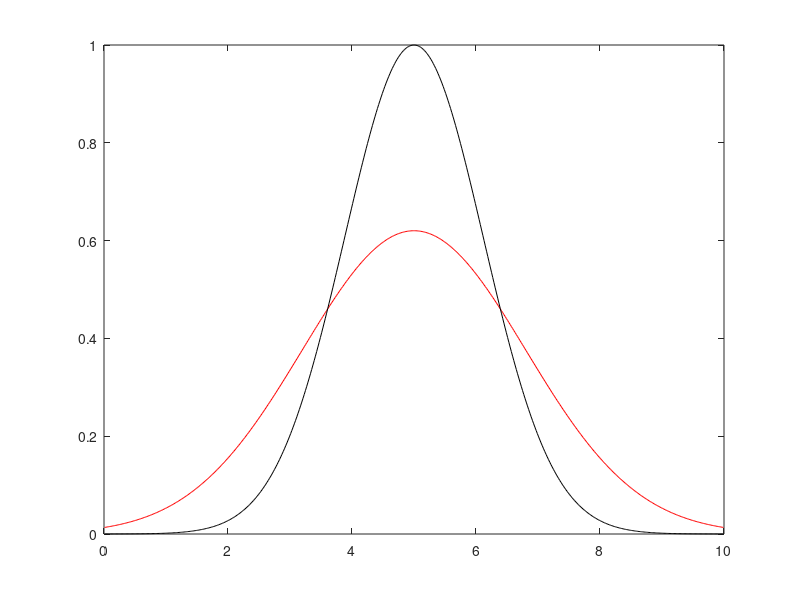

This chart was generated by the following MATLAB code:
% This is a matlab/octave script to solve 1D diffusion equation for its implicit solution by using 
% Pseudo-transient method. 
% It differs from Diff1D_implicit by adding the dampening of the dTdtau to 
% speed up the convergence! Only two line code is added but it become much faster! 7000 iteration Vs 700 iteration
% _2nd mean it is 2nd order convergence!

clear;clf

Lx  = 10;       %model length. used as the length scale
D   = 100;      %diffusion coefficient
nx  = 250*2;    %nx cell
dx  = Lx/nx;    %cell width
Imax= 100*nx;   %maximum iteration number
tsc = Lx*Lx/D;  %diffusion timescale
%Initiation 
t0 = Lx*Lx/D/160; %t0 for the analytical solution!
x  = linspace(0,Lx,nx+1);     % x coordinates for the grid/node 
xc = (x(1:end-1)+x(2:end))/2; % x coordinates at the center of the cell.
% staggered grid: velocity field is at x, while scalar field T is at xc. 
T  = zeros(1,nx);
a  = 0.5*Lx;
T0 = exp(-(xc-a).^2/4/D/t0); 
% Notice that boundary condition should depend on t in order to have the simple
%analytical solution. Here we choose t0 to make the boundary temperature close to 0.
%t00=s
Told = T0;
T    = T0;
Vx   = zeros(1,nx-1);  %Vx at the boundary is not included here! Otherwise it should be nx+1
f    = sin(xc); f(:)=0;% f=0 to compare with the analytical solution that has no heat source.
%Boundary condition
ttol = 1.6*t0 # As this script is slow. Lets compute a small ttol! 
Tana = sqrt(t0/(t0+ttol)).*exp(-(xc-a).^2/(4*D*(t0+ttol)));
T(1) = Tana(1);T(end)=Tana(end);
dTdtau1 = zeros(1,nx-2); % pseudo time derivative!
dTdtau2 = zeros(1,nx-2); % pseudo time derivative with dampening
cnt  = 100;
epsi = 1e-5; % accuracy for the convergence
dt   = 1e-3*tsc     %0.001*tsc
CFL  = 0.4;
ndim = 1;
dtau = CFL*dx*dx/2/D/ndim; % pseudo timestep!
dtau=1/(1.0/(dx*dx/D/2.1)+1.0/dt)
itertol = 0;
time    = 0; 

residdT  = 1e5;
it       = 0;
%damp     = 1-6*pi/nx;% 0.93 %0.991 %
damp     = 1-pi/nx*sqrt(2*CFL/D);% 0.93 %0.991 %
b=2*sqrt(1-CFL*pi*pi/nx/nx/2/D);
damp = 1-b;
dampening= 1;
while (time<ttol*0.99 &&it<10000)
%for it=1:100
       iter     = 0; 
       residdT  = 2*epsi;
%for iter=1:Imax
   while residdT>epsi && iter<Imax
          q        = -D*diff(T)/dx;    % dimension:nx-1
          dTdtau1   = -(T(2:nx-1)-Told(2:nx-1))/dt-diff(q)/dx; %dimension:nx-2. residual from Lesson2:Eq.2)
      if dampening == 0  %****dTdtau is used. simple and slow!
          T(2:nx-1) = T(2:nx-1) + dtau*dTdtau1;     %nx-2. Update T by pseudo time marching.  Lesson2:Eq.3)
      else               %****dTdtau2 contains the currect residual and the previous residual, which greatly speed up the convergence!
                         %The formulation can be derive with 2nd pseudo transient time derivative dT2dtau !
          dTdtau2    = dTdtau1 + damp*dTdtau2;  
          T(2:nx-1) = T(2:nx-1) + dtau*dTdtau2; % dTdtau is used 
      end
       residdT  = max(abs(dTdtau1)); %
       iter     = iter+1;
       if mod(iter,cnt)==0
          plot(xc,T,'r',xc,T0,'k');drawnow
         fprintf('Iteration %d, residdT=%7.3e\n',iter,residdT); 
       end   
    end
    it   = it+1;
    time = time+dt;  # update the physical time!
    Told = T;                # update the Told after one physical timestep.
    itertol = itertol+iter;
    fprintf('Step %d converged,residdT=%7.3e\n',it,residdT); 
end
%Tana=1/sqrt(4*(ttol+1/4)).*exp(-(xc-a).^2/(4*(ttol+1/4)));
% initial condition: T(x,t0)=exp(-x*x/(4*D*t0))  %Let:t0=0.1;
%analytical solution:T(x,t)=sqrt(t0/t)exp(-x*x/(4*D*t));
%Tana = sqrt(t0/(ttol)).*exp(-(xc-a).^2/(4*D*ttol));
Tana = sqrt(t0/(t0+time)).*exp(-(xc-a).^2/(4*D*(t0+time)));
figure();plot(xc,T,'b',xc,Tana,'r',xc,T0,'k')

fprintf('Total %d step are calculated.\n The physical time is =%3.1f, totel iteration is %d (%3.1f *nx), with dampeng=%d\n',it,time,itertol,itertol/nx,dampening); 

%Exercise1: 1. change t0 and see if the numerical solution still matches the analytical solution
%            2. change nx,dtau and see if it still produce reasonable results.
%            3. After finding out the numerical solution is correct, remove the analytical solution and use any initial boundary condition.
%            4. rewrite the code with another language, for example, julia and python. Notice matlab and julia counter from 1, while python counter from 0. 


% exercise for dampening.
% write an code to find out the optimized dampening parameters (damp) by testing damp from 0 to 1.
